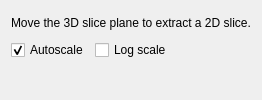
<?xml version="1.0" encoding="UTF-8"?>
<ui version="4.0">
 <class>SliceView2DWidget</class>
 <widget class="QWidget" name="SliceView2DWidget">
  <property name="windowTitle">
   <string>Slice 2D</string>
  </property>
  <layout class="QVBoxLayout" name="verticalLayout">
   <item>
    <widget class="QLabel" name="lblSliceInfo">
     <property name="text">
      <string>Move the 3D slice plane to extract a 2D slice.</string>
     </property>
    </widget>
   </item>
   <item>
    <layout class="QHBoxLayout" name="layoutSliceToggles">
     <item>
      <widget class="QCheckBox" name="cb_autoscale">
       <property name="text">
        <string>Autoscale</string>
       </property>
       <property name="checked">
        <bool>true</bool>
       </property>
      </widget>
     </item>
     <item>
      <widget class="QCheckBox" name="cb_log_scale">
       <property name="text">
        <string>Log scale</string>
       </property>
      </widget>
     </item>
     <item>
      <spacer name="sliceTogglesSpacer">
       <property name="orientation">
        <enum>Qt::Horizontal</enum>
       </property>
       <property name="sizeHint" stdset="0">
        <size>
         <width>40</width>
         <height>20</height>
        </size>
       </property>
      </spacer>
     </item>
    </layout>
   </item>
   <item>
    <widget class="QWidget" name="plotContainer">
     <layout class="QVBoxLayout" name="layoutPlotHost"/>
    </widget>
   </item>
  </layout>
 </widget>
 <resources/>
 <connections/>
</ui>
